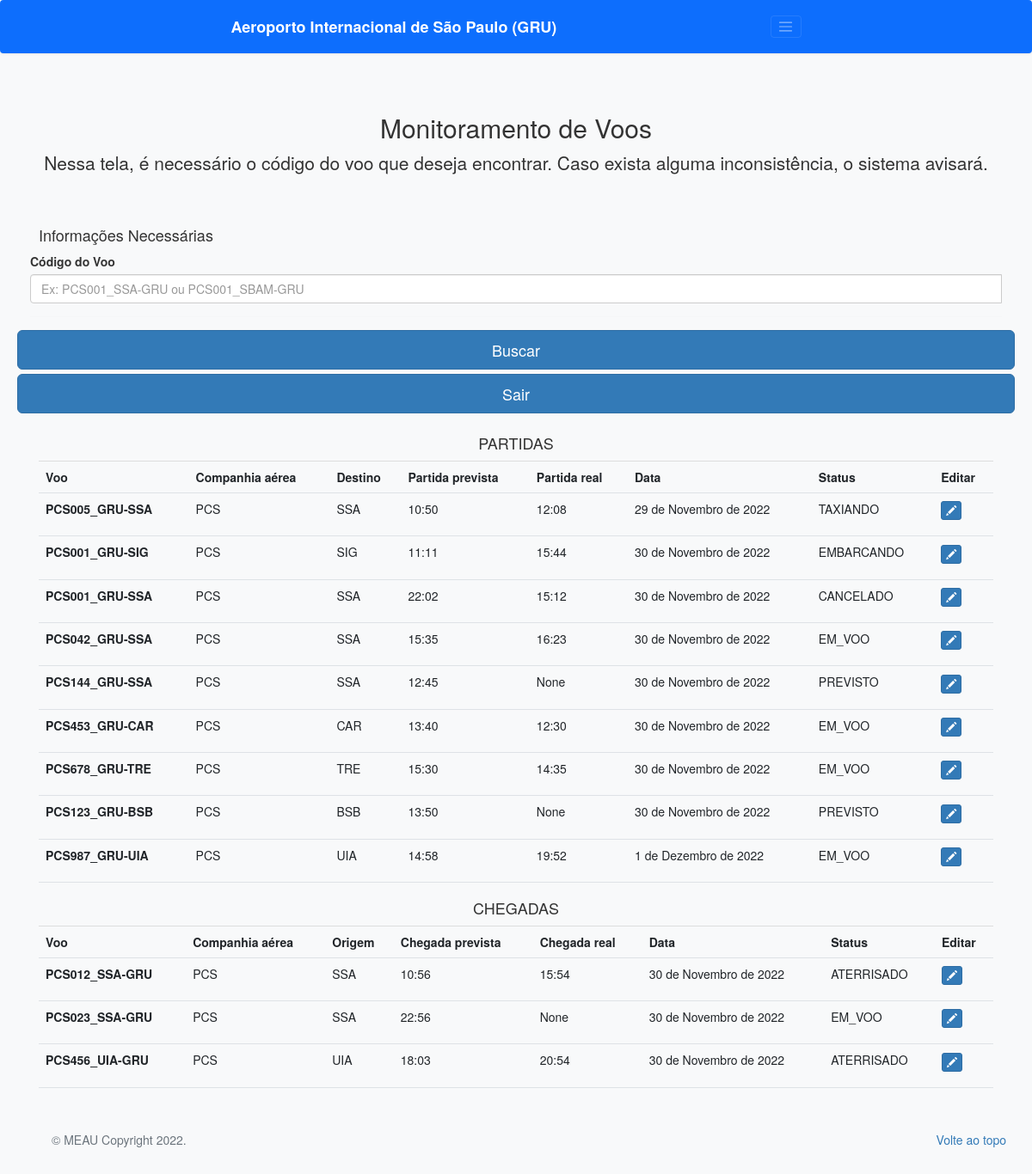
Page /monitoring/ on the committed database.
### book/models.py (models this page shows, shortened)
class Voo(models.Model):
    id = models.AutoField(primary_key=True)
    codigoVoo = models.CharField(max_length=14, unique=True)
    companhia = models.CharField(max_length=20)
    origem = models.CharField(max_length=30)
    destino = models.CharField(max_length=30)
    horarioProgramado = models.TimeField()
    class Meta:
        db_table = 'voo'

class Historico(models.Model):
    class Status(models.TextChoices):
            PREVISTO = 'PREVISTO'
            EMBARCANDO = 'EMBARCANDO'
            CANCELADO = 'CANCELADO'
            PROGRAMADO = 'PROGRAMADO'
            TAXIANDO = 'TAXIANDO'
            PRONTO = 'PRONTO'
            AUTORIZADO = 'AUTORIZADO'
            EM_VOO = 'EM_VOO'
            ATERRISSADO = 'ATERRISSADO'
    id = models.AutoField(primary_key=True)
    voo  = models.ForeignKey(Voo, on_delete=models.CASCADE)
    data = models.DateField()
    horarioReal = models.TimeField()
    status = models.CharField(choices=Status.choices, max_length=30)
    class Meta:
        db_table = 'historico'

### book/views.py (the view)
# urls.py: path('monitoring/', views.monitoring, name = "monitoramento"),
def monitoring(request):
    historicos = Historico.objects.all()
    voos = Voo.objects.all()
    if request.method == 'POST':
        codigo = request.POST['buscaVoos']
        voos = voos.filter(codigoVoo__icontains=codigo)
    return render(request, "monitoring.html", {'voos': voos, 'historicos': historicos})

### template/monitoring.html (shortened to what this page needs)
<!doctype html>
<html lang="pt-br">
<head>
        <link href="../static/atualizar.css" rel="stylesheet">
    <link href="../static/css/bootstrap.min.css" rel="stylesheet">
    <link href="//maxcdn.bootstrapcdn.com/bootstrap/3.3.0/css/bootstrap.min.css" rel="stylesheet">
    <link href="../static/js/form-validation.js" rel="stylesheet">
</head>
<body class="bg-light">
    <header>
        <div class="navbar navbar-dark bg-primary shadow-sm">
            <div class="container">
                <a href="#" class="navbar-brand d-flex align-items-center">
                    <strong>Aeroporto Internacional de São Paulo (GRU)</strong>
                </a>
                <button class="navbar-toggler" type="button" data-bs-toggle="collapse" data-bs-target="#navbarHeader"
                    aria-controls="navbarHeader" aria-expanded="false" aria-label="Toggle navigation">
                    <span class="navbar-toggler-icon"></span>
                </button>
            </div>
        </div>
    </header>
    <div class="container">
        <main>
            <div class="py-5 text-center">
                <h2>Monitoramento de Voos</h2>
                <p class="lead">Nessa tela, é necessário o código do voo que deseja encontrar. Caso exista alguma inconsistência, o sistema avisará.</p>
            </div>
            <div>
                <div>
                    <h4 class="mb-3">Informações Necessárias</h4>
                    <form class="needs-validation" action="{% url 'monitoramento' %}" method="POST">
                        <div class="row g-3">
                            <div class="form-group">
                               <div class="col-12">
                                <label for="codigoVoo" class="form-label">Código do Voo</label>
                                <div class="input-group has-validation">
                                    <input name = "buscaVoos" type="text" class="form-control" id="codigoVoo" pattern="^[A-Z]{3}[0-9]{3}\_[A-Z]{3,4}-[A-Z]{3,4}$"
                                        placeholder="Ex: PCS001_SSA-GRU ou PCS001_SBAM-GRU" required>
                                </div>
                            </div>
                            <hr class="my-4">
                            <div class="row row-cols-1 row-cols-sm-2 g-2" >
                                <button class="w-100 btn btn-primary btn-lg" type="submit" onclick="visualizavoo()">Buscar</button>
                                <button type="button" class="w-100 btn btn-primary btn-lg" onclick="cancela()">Sair</button>
                            </div>
                        </div>
                    </form>
                </div>
            </div>
            <h4 class="card-title text-center"> PARTIDAS</h4>
            <table class="table">
                  <tr>
                    <th scope="col">Voo</th>
                    <th scope="col">Companhia aérea</th>
                    <th scope="col">Destino</th>
                    <th scope="col">Partida prevista</th>
                    <th scope="col">Partida real</th>
                    <th scope="col">Data</th>
                    <th scope="col">Status</th>
                    <th scope="col">Editar</th>
                  </tr>
                {% for x in voos %}
                    {% if x.origem == 'GRU' %}
                        <tr>
                            <th scope="row">{{ x.codigoVoo }}</th>
                            <td>{{ x.companhia }}</td>
                            <td>{{ x.destino }}</td>
                            <td>{{ x.horarioProgramado}}</td>
                            {% for h in historicos %}
                                {% if x.codigoVoo == h.voo.codigoVoo %}
                                    <td>{{h.horarioReal}}</td>
                                    <td>{{h.data}}</td>
                                    <td>{{h.status}}</td>
                                {% endif %}
                            {% endfor %}
                            <td><p data-placement="top" data-toggle="tooltip" title="Editar"><a type = "input" name = "formD" href="{% url 'dinamico' x.id%}" class="btn btn-primary btn-xs" method="POST" ><span class="glyphicon glyphicon-pencil"></span></a></p></td>
                        </tr>
                    {% endif %}
                {% endfor %}
              </table>
              <h4 class="card-title text-center">CHEGADAS</h4>
              <table class="table">
                <tr>
                    <th scope="col">Voo</th>
                    <th scope="col">Companhia aérea</th>
                    <th scope="col">Origem</th>
                    <th scope="col">Chegada prevista</th>
                    <th scope="col">Chegada real</th>
                    <th scope="col">Data</th>
                    <th scope="col">Status</th>
                    <th scope="col">Editar</th>
                </tr>
              {% for x in voos %}
                  {% if x.destino == 'GRU' %}
                      <tr>
                          <th scope="row">{{ x.codigoVoo }}</th>
                          <td>{{ x.companhia }}</td>
                          <td>{{ x.origem }}</td>
                          <td>{{ x.horarioProgramado}}</td>
                          {% for h in historicos %}
                                {% if x.codigoVoo == h.voo.codigoVoo %}
                                    <td>{{h.horarioReal}}</td>
                                    <td>{{h.data}}</td>
                                    <td>{{h.status}}</td>
                                {% endif %}
                            {% endfor %}
                            <td><p data-placement="top" data-toggle="tooltip" title="Editar"><a type = "input" name = "voo" href="{% url 'dinamico' x.id%}" class="btn btn-primary btn-xs" method="POST" ><span class="glyphicon glyphicon-pencil"></span></a></p></td>
                      </tr>
                  {% endif %}
                {% endfor %}
            </table>
        </main>
        <footer class="text-muted py-5">
            <div class="container">
              <p class="float-end mb-1">
                <a href="#">Volte ao topo</a>
              </p>
              <p class="mb-1">&copy; MEAU Copyright 2022.</p>
            </div>
          </footer>
    </div>
</body>
</html>

### rows in the picture
Voo: codigoVoo "PCS005_GRU-SSA", companhia "PCS", destino "SSA", horarioProgramado "10:50"
Historico: horarioReal "12:08", data "29 de Novembro de 2022", status "TAXIANDO"
Voo: codigoVoo "PCS001_GRU-SIG", companhia "PCS", destino "SIG", horarioProgramado "11:11"
Historico: horarioReal "15:44", data "30 de Novembro de 2022", status "EMBARCANDO"
Voo: codigoVoo "PCS001_GRU-SSA", companhia "PCS", destino "SSA", horarioProgramado "22:02"
Historico: horarioReal "15:12", data "30 de Novembro de 2022", status "CANCELADO"
Voo: codigoVoo "PCS042_GRU-SSA", companhia "PCS", destino "SSA", horarioProgramado "15:35"
Historico: horarioReal "16:23", data "30 de Novembro de 2022", status "EM_VOO"
Voo: codigoVoo "PCS144_GRU-SSA", companhia "PCS", destino "SSA", horarioProgramado "12:45"
Historico: horarioReal "None", data "30 de Novembro de 2022", status "PREVISTO"
Voo: codigoVoo "PCS453_GRU-CAR", companhia "PCS", destino "CAR", horarioProgramado "13:40"
Historico: horarioReal "12:30", data "30 de Novembro de 2022", status "EM_VOO"
Voo: codigoVoo "PCS678_GRU-TRE", companhia "PCS", destino "TRE", horarioProgramado "15:30"
Historico: horarioReal "14:35", data "30 de Novembro de 2022", status "EM_VOO"
Voo: codigoVoo "PCS123_GRU-BSB", companhia "PCS", destino "BSB", horarioProgramado "13:50"
Historico: horarioReal "None", data "30 de Novembro de 2022", status "PREVISTO"
Voo: codigoVoo "PCS987_GRU-UIA", companhia "PCS", destino "UIA", horarioProgramado "14:58"
Historico: horarioReal "19:52", data "1 de Dezembro de 2022", status "EM_VOO"
Voo: codigoVoo "PCS012_SSA-GRU", companhia "PCS", origem "SSA", horarioProgramado "10:56"
Historico: horarioReal "15:54", data "30 de Novembro de 2022", status "ATERRISADO"
Voo: codigoVoo "PCS023_SSA-GRU", companhia "PCS", origem "SSA", horarioProgramado "22:56"
Historico: horarioReal "None", data "30 de Novembro de 2022", status "EM_VOO"
Voo: codigoVoo "PCS456_UIA-GRU", companhia "PCS", origem "UIA", horarioProgramado "18:03"
Historico: horarioReal "20:54", data "30 de Novembro de 2022", status "ATERRISADO"
